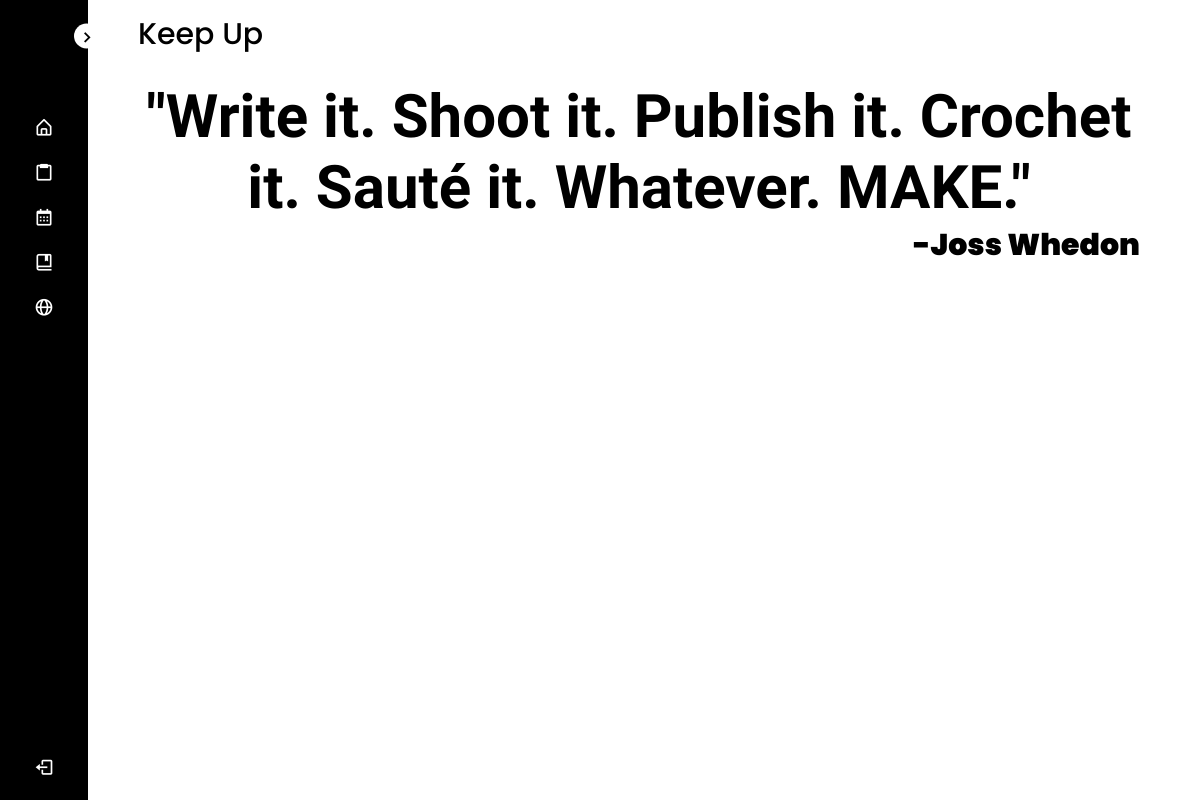
The app's page / (signed in) with its own data.
### backend/models.py (models this page shows)
class Quote(models.Model):
    quote = models.CharField(max_length=500,null=True)
    author = models.CharField(max_length=100,null=True)

### backend/views.py (the view)
# urls.py: path('', views.homepage, name = "Homepage"),
@login_required(login_url='Log in')
def homepage(request):
    items = list(Quote.objects.all())
    random_item = random.choice(items)
    context = {
        'quote': random_item
    }
    return render(request, 'homepage.html', context)

### backend/templates/homepage.html (shortened to what this page needs)
<!DOCTYPE html>
<html lang="en">
<head>
    {% load static %}
    <link rel="stylesheet" type="text/css" href="{% static 'css/homepage.css' %}">
</head>
<body>
    {% include 'components/navbar.html' %}
    <section class="home">
        <div class="text">Keep Up</div>
        <div class="text2">
            <div class="quote">
                "{{ quote.quote }}"
            </div>
            <div class="author">
                -{{ quote.author }}
            </div>
        </div>
    </section>
</body>
</html>

### frontend/static/css/homepage.css (style rules this page uses)
* { margin: 0px; padding: 0px; box-sizing: border-box; }
.quote { font-size: 3em; font-weight: 700; text-align: center; width: 100%; font-family: Satisfy; }
.author { font-size: 1.5em; font-weight: 900; text-align: right; }

### frontend/static/css/navstyle.css (style rules this page uses)
* { margin: 0; padding: 0; box-sizing: border-box; font-family: 'Poppins', sans-serif; }
:root { --body-color: #FFF; --sidebar-color: #000; --primary-color: #FFF; --primary-color-light: #F6F5FF; --toggle-color: #DDD; --text-color: #FFF; --tran-03: all 0.2s ease; --tran-03: all 0.3s ease; --tran-04: all 0.3s ease; --tran-05: all 0.3s ease; }
body { min-height: 100vh; background-color: var(--body-color); transition: var(--tran-05); }
.home { position: absolute; top: 0; top: 0; left: 250px; height: 100vh; width: calc(100% - 250px); background-color: var(--body-color); transition: var(--tran-05); }
.home .text { font-size: 30px; font-weight: 500; color: var(--sidebar-color); padding: 12px 60px; }
.home .text2 { font-size: 20px; font-weight: 500; color: var(--sidebar-color); padding: 12px 60px; }
.sidebar.close ~ .home { left: 78px; height: 100vh; width: calc(100% - 78px); }

### records on screen
Quote: quote "Write it. Shoot it. Publish it. Crochet it. Sauté it. Whatever. MAKE.", author "Joss Whedon"
